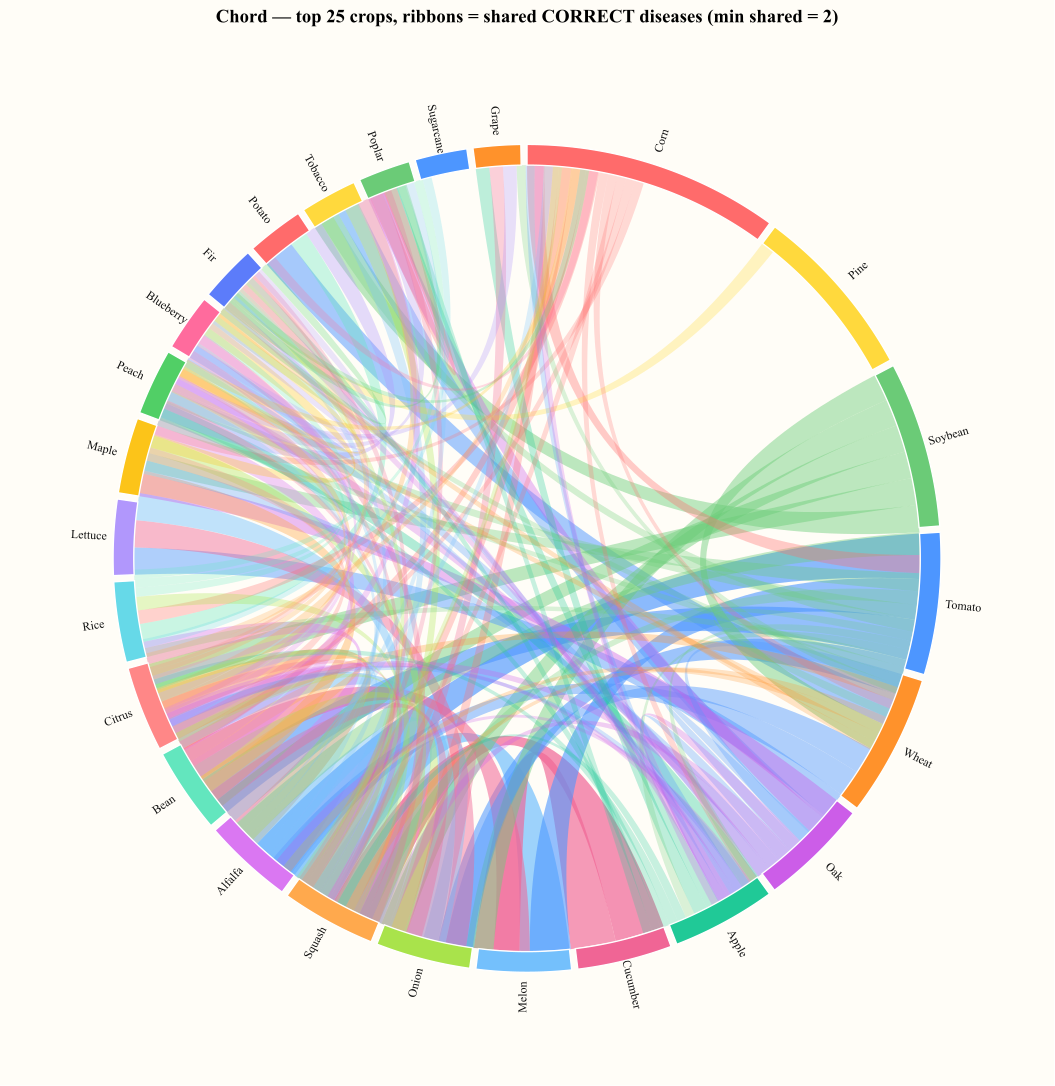

The script that drew this image:
"""Chord diagram: crops as arcs around a circle, bezier ribbons between
pairs that share diseases. Ribbon thickness = count of shared diseases.

We show only the top-N crops (by # CORRECT diseases) to keep legibility.
"""

import math
import sys
from collections import defaultdict
from pathlib import Path

import matplotlib.pyplot as plt
import numpy as np

from viz_common import BG, CROP_COLORS, FONT, INPUT_JSON, load_json, save_all

TOP_N = 25
MIN_SHARED = 2  # only draw ribbons for pairs sharing ≥ this many diseases


def bezier_ribbon(ax, t1_a, t1_b, t2_a, t2_b, r, color, alpha=0.25):
    """Draw a ribbon between arc [t1_a, t1_b] and arc [t2_a, t2_b]."""
    n = 60
    # Two outer edges meeting at center with quadratic bezier via midpoint 0
    def side(t_a, t_b):
        # start point on arc end of source
        x1, y1 = r * math.cos(t_a), r * math.sin(t_a)
        x2, y2 = r * math.cos(t_b), r * math.sin(t_b)
        return (x1, y1), (x2, y2)

    (ax_, ay_), (bx, by) = side(t1_a, t1_b)
    (cx, cy), (dx, dy)   = side(t2_a, t2_b)

    def bez(p0, p1, p2):
        ts = np.linspace(0, 1, n)
        xs = (1-ts)**2 * p0[0] + 2*(1-ts)*ts*p1[0] + ts**2 * p2[0]
        ys = (1-ts)**2 * p0[1] + 2*(1-ts)*ts*p1[1] + ts**2 * p2[1]
        return xs, ys

    # Top curve: b -> d via (0,0)
    xs1, ys1 = bez((bx, by), (0, 0), (cx, cy))
    # Bottom curve: d -> b via (0,0)  (reversed)
    xs2, ys2 = bez((dx, dy), (0, 0), (ax_, ay_))

    xs = np.concatenate([xs1, xs2])
    ys = np.concatenate([ys1, ys2])

    ax.fill(xs, ys, color=color, alpha=alpha, linewidth=0, zorder=2)


def draw(json_path, out_dir):
    entries = load_json(json_path)
    crop_to_d = {e["crop"]: set(e["diseases"]) for e in entries}
    top_crops = sorted(crop_to_d, key=lambda c: -len(crop_to_d[c]))[:TOP_N]

    # Pairwise shared-disease count
    shared = defaultdict(int)
    for i, a in enumerate(top_crops):
        for b in top_crops[i+1:]:
            n = len(crop_to_d[a] & crop_to_d[b])
            if n >= MIN_SHARED:
                shared[(a, b)] = n

    # Arc allocation: proportional to # diseases
    sizes = [len(crop_to_d[c]) for c in top_crops]
    total = sum(sizes)
    gap = 0.015
    usable = 2*math.pi - gap * len(top_crops)
    start = math.pi / 2
    arcs = {}
    for c, s in zip(top_crops, sizes):
        span = usable * s / total
        end = start - span
        arcs[c] = (end, start)
        start = end - gap

    fig, ax = plt.subplots(figsize=(14, 14), facecolor=BG)
    ax.set_aspect("equal")
    ax.set_xlim(-1.25, 1.25); ax.set_ylim(-1.25, 1.25); ax.axis("off")
    ax.set_facecolor(BG)

    # Outer crop arcs
    R_IN, R_OUT = 0.95, 1.00
    colors = {c: CROP_COLORS[i % len(CROP_COLORS)] for i, c in enumerate(top_crops)}
    for c in top_crops:
        t1, t2 = arcs[c]
        th = np.linspace(t1, t2, 80)
        xs = np.concatenate([R_OUT*np.cos(th), R_IN*np.cos(th[::-1])])
        ys = np.concatenate([R_OUT*np.sin(th), R_IN*np.sin(th[::-1])])
        ax.add_patch(plt.Polygon(list(zip(xs, ys)), facecolor=colors[c],
                                  edgecolor="white", linewidth=1.0, zorder=5))
        # Label
        theta_mid = (t1 + t2) / 2
        lx, ly = 1.06 * math.cos(theta_mid), 1.06 * math.sin(theta_mid)
        rot = math.degrees(theta_mid)
        if 90 < rot % 360 < 270:
            rot += 180
        ax.text(lx, ly, c, ha="center", va="center", rotation=rot,
                rotation_mode="anchor", fontsize=9, fontfamily=FONT,
                color="#111111")

    # Ribbons. Use slice of each arc sized by # shared diseases; place them
    # side by side starting from the counter-clockwise end.
    allocated = {c: arcs[c][1] for c in top_crops}  # current "free" theta
    max_shared = max(shared.values()) if shared else 1
    for (a, b), n in sorted(shared.items(), key=lambda x: -x[1]):
        span_a = (arcs[a][1] - arcs[a][0]) * n / len(crop_to_d[a])
        span_b = (arcs[b][1] - arcs[b][0]) * n / len(crop_to_d[b])
        t1a = allocated[a]; t1b = t1a - span_a
        t2a = allocated[b]; t2b = t2a - span_b
        allocated[a] = t1b; allocated[b] = t2b
        alpha = 0.15 + 0.55 * (n / max_shared)
        bezier_ribbon(ax, t1a, t1b, t2a, t2b, R_IN, colors[a], alpha=alpha)

    ax.set_title(
        f"Chord — top {len(top_crops)} crops, ribbons = shared CORRECT diseases "
        f"(min shared = {MIN_SHARED})",
        fontsize=14, fontfamily=FONT, fontweight="bold", pad=14,
    )

    save_all(fig, out_dir, "viz_chord")
    plt.close(fig)


def main():
    json_path = sys.argv[1] if len(sys.argv) > 1 else INPUT_JSON
    out_dir   = sys.argv[2] if len(sys.argv) > 2 else "."
    print(f"Reading: {json_path}")
    draw(json_path, out_dir)
    print("Done.")


if __name__ == "__main__":
    main()
